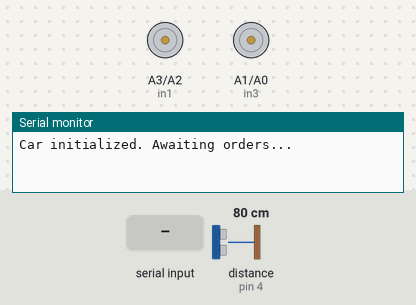
Bench run of a sketch on a simulated Arduino Uno, built with avr-gcc and run on an emulated ATmega328P. On the bench: motor-driver pin pairs drawn as motors (green arrow = first pin HIGH = forward, orange = second pin HIGH = backward, longer = more drive, scaled by the enable pin), the last lines printed to the serial monitor. Wiring (inferred from the names in the program): ultrasonic range finder: trigger pin 5; echo pin 4. The test bench sets the inputs (shaded band); at power-on: distance to the obstacle (sensor on pin 4) 80 cm. The echo pulse lasts 58.3 µs per cm.

Above: at 1.2 s.
1.3 s: distance to the obstacle (sensor on pin 4) set to 7 cm
2.8 s: distance to the obstacle (sensor on pin 4) set to 4 cm
At 4.3 s:
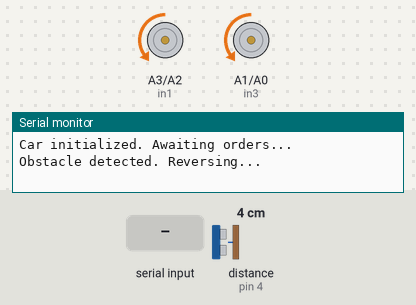
5.3 s: distance to the obstacle (sensor on pin 4) set to 9 cm
At 6.8 s:
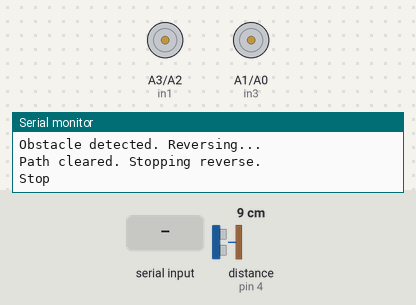
7.1 s: "F" received over Serial
At 7.9 s:
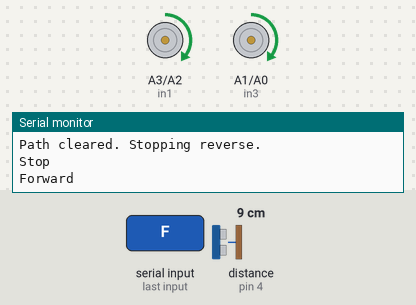
8.6 s: "L" received over Serial
At 9.1 s:
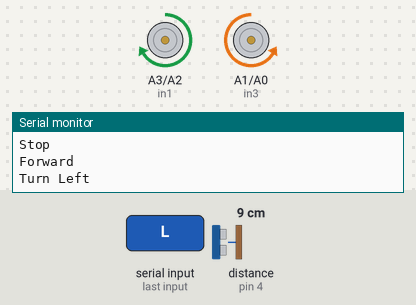
10.1 s: "R" received over Serial
At 11.5 s:
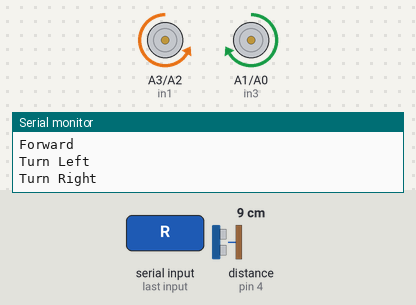
Timing chart, 0 to 16.6 s (numbered marks = the images above; inputs shaded):
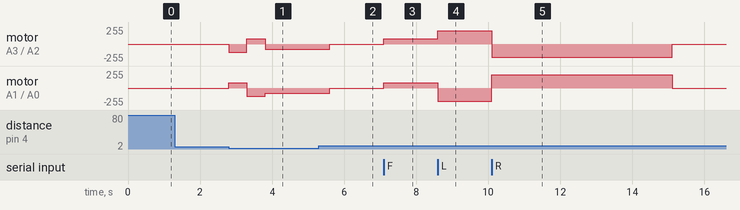

Measured:
- the behaviour switches between 6 and 5 cm on distance to the obstacle (sensor on pin 4) (found by bisection; images 0 and 1)
- after the input at 1.3 s, every drawn part: stays the same
- after the input at 2.8 s, motor on A3 (in1) / A2 (in2): stopped → backward 125/255 at once, → forward 80/255 0.50 s later, → backward 80/255 0.50 s later; motor on A1 (in3) / A0 (in4): stopped → forward 80/255 at once, → backward 125/255 0.50 s later, → backward 80/255 0.50 s later
- after the input at 5.3 s, motor on A3 (in1) / A2 (in2), motor on A1 (in3) / A0 (in4): backward 80/255 → stopped after 0.31 s
- after the input at 7.1 s, motor on A3 (in1) / A2 (in2), motor on A1 (in3) / A0 (in4): stopped → forward 80/255 at once
- after the input at 8.6 s, motor on A3 (in1) / A2 (in2): forward 80/255 → forward 200/255 at once; motor on A1 (in3) / A0 (in4): forward 80/255 → backward 200/255 at once
- after the input at 10.1 s, motor on A3 (in1) / A2 (in2): forward 200/255 → backward 200/255 at once, → stopped 5.0 s later; motor on A1 (in3) / A0 (in4): backward 200/255 → forward 200/255 at once, → stopped 5.0 s later

The sketch:

BluetoothControl.ino
```cpp
#include <Wire.h>

// Pin Definitions
#define in1 A3
#define in2 A2
#define in3 A1
#define in4 A0
#define enA 3
#define enB 11
#define bluetooth_transmitter 1
#define bluetooth_receiver 0

const int trigPin = 5;
const int echoPin = 4;

// Configuration Constants
const int safeDistance = 5;   // Minimum safe distance in cm
const unsigned long orderTimeout = 5000; // Timeout for commands in milliseconds

// Motor Speeds
const int forwardSpeed = 80;
const int turnSpeed = 200;
const int reverseSpeed = 80;

// Variables
unsigned long lastOrderTime = 0;
char currentOrder = 'S'; // Default to stopped

void setup() {
    // Pin Setup
    pinMode(in1, OUTPUT);
    pinMode(in2, OUTPUT);
    pinMode(in3, OUTPUT);
    pinMode(in4, OUTPUT);
    pinMode(enA, OUTPUT);
    pinMode(enB, OUTPUT);
    pinMode(bluetooth_transmitter, OUTPUT);
    pinMode(bluetooth_receiver, INPUT);
    pinMode(trigPin, OUTPUT);
    pinMode(echoPin, INPUT);

    Serial.begin(9600);
    Serial.println("Car initialized. Awaiting orders...");
}

void loop() {
    // Check for Bluetooth Commands
    if (Serial.available()) {
        char command = Serial.read();
        processOrder(command);
    }

    // Check for Command Timeout
    if (millis() - lastOrderTime > orderTimeout) {
        stopCar();
        Serial.println("Order timeout. Stopping the car.");
    }

    // Measure Distance
    int distance = getDistance();
    if (distance > 0 && distance < safeDistance) {
        Serial.println("Obstacle detected. Reversing...");
        avoidObstacle(); // Reverse until the path is clear
        // Resume the previous command after clearing the obstacle
        processOrder(currentOrder);
    }


}

void processOrder(char order) {
    currentOrder = order;
    lastOrderTime = millis();

    switch (order) {
        case 'F':
            goForward();
            Serial.println("Forward");
            break;
        case 'L':
            turnLeft();
            Serial.println("Turn Left");
            break;
        case 'R':
            turnRight();
            Serial.println("Turn Right");
            break;
        case 'S':
            stopCar();
            Serial.println("Stop");
            break;
        case 'B':
            goBackward();
            Serial.println("Reverse");
            break;
        case 'E':
            curveRight();
            Serial.println("Curve right");
            break;
        case 'Q':
            curveLeft();
            Serial.println("Curve left");
            break;
        case 'C':
            reverseRight();
            Serial.println("Reverse right");
            break;
        case 'Z':
            reverseLeft();
            Serial.println("Reverse left");
            break;
        default:
            Serial.println("Invalid order Received");
            break;
    }
}

void goForward() {
    digitalWrite(in1, HIGH);
    digitalWrite(in2, LOW);
    digitalWrite(in3, HIGH);
    digitalWrite(in4, LOW);
    analogWrite(enA, forwardSpeed);
    analogWrite(enB, forwardSpeed);
}

void turnLeft() {
    digitalWrite(in1, HIGH);
    digitalWrite(in2, LOW);
    digitalWrite(in3, LOW);
    digitalWrite(in4, HIGH);
    analogWrite(enA, turnSpeed);
    analogWrite(enB, turnSpeed);
}

void curveLeft(){
  digitalWrite(in1, HIGH);
  digitalWrite(in2, LOW);
  digitalWrite(in3, LOW);
  digitalWrite(in4, HIGH);
  analogWrite(enA, 125);
  analogWrite(enB, forwardSpeed);
}

void turnRight() {
    digitalWrite(in1, LOW);
    digitalWrite(in2, HIGH);
    digitalWrite(in3, HIGH);
    digitalWrite(in4, LOW);
    analogWrite(enA, turnSpeed);
    analogWrite(enB, turnSpeed);
}

void curveRight(){
  digitalWrite(in1, LOW);
  digitalWrite(in2, HIGH);
  digitalWrite(in3, HIGH);
  digitalWrite(in4, LOW);
  analogWrite(enA, forwardSpeed);
  analogWrite(enB, 125);
}

void goBackward() {
    digitalWrite(in1, LOW);
    digitalWrite(in2, HIGH);
    digitalWrite(in3, LOW);
    digitalWrite(in4, HIGH);
    analogWrite(enA, reverseSpeed);
    analogWrite(enB, reverseSpeed);
}

void reverseLeft() {
    digitalWrite(in1, LOW);
    digitalWrite(in2, HIGH);
    digitalWrite(in3, HIGH);
    digitalWrite(in4, LOW);
    analogWrite(enA, 125);
    analogWrite(enB, reverseSpeed);
}

void reverseRight() {
    digitalWrite(in1, HIGH);
    digitalWrite(in2, LOW);
    digitalWrite(in3, LOW);
    digitalWrite(in4, HIGH);
    analogWrite(enA, reverseSpeed);
    analogWrite(enB, 125);
}

void stopCar() {
    digitalWrite(in1, LOW);
    digitalWrite(in2, LOW);
    digitalWrite(in3, LOW);
    digitalWrite(in4, LOW);
}


int getDistance() {
    digitalWrite(trigPin, LOW);
    delayMicroseconds(2);
    digitalWrite(trigPin, HIGH);
    delayMicroseconds(10);
    digitalWrite(trigPin, LOW);

    long duration = pulseIn(echoPin, HIGH, 30000); // Timeout after 30ms
    if (duration == 0) {
        Serial.println("Ultrasonic sensor timeout");
        return -1; // Indicates no reading
    }
    return duration * 0.034 / 2; // Convert time to distance in cm
}

void avoidObstacle() {
    reverseLeft();
    delay(500); // Small movement
    if (getDistance() > safeDistance) return;

    reverseRight();
    delay(500); // Small movement
    if (getDistance() > safeDistance) return;

    reverseUntilSafe();
}

void reverseUntilSafe() {
    // Keep reversing until the distance is greater than the safe distance
    while (true) {
        int distance = getDistance();
        if (distance > safeDistance) {
            Serial.println("Path cleared. Stopping reverse.");
            stopCar();
            break;
        }
        goBackward(); // Continue reversing
        delay(600);   // Small delay to allow movement
    }
}

void display(const char* message) {
    Serial.println(message);
}
```
